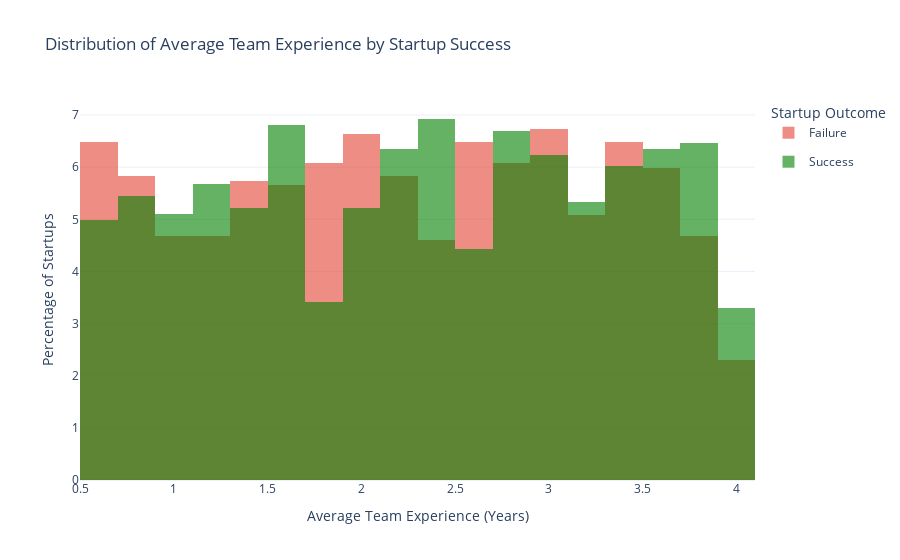

Notebook code for this chart:
### Markdown cell above
>**Summary:**  
Successful startups generally received higher funding and demonstrated higher innovation scores than failed ones.  
This suggests both funding availability and innovative capability play significant roles in determining startup outcomes.

### Code cell
fig1 = go.Figure()

fig1.add_trace(go.Histogram(
    x=df[df['success_label'] == 0]['avg_team_experience'], 
    histnorm='percent',
    name='Failure',
    opacity=0.6, 
    nbinsx=20,  
    marker_color='#e34234', 
    legendgroup='Failure'
))

fig1.add_trace(go.Histogram(
    x=df[df['success_label'] == 1]['avg_team_experience'], 
    histnorm='percent',
    name='Success',
    opacity=0.6,  
    nbinsx=20,  
    marker_color='green',  
    legendgroup='Success'
))

fig1.update_layout(
    title="Distribution of Average Team Experience by Startup Success",
    xaxis_title="Average Team Experience (Years)",
    yaxis_title="Percentage of Startups",
    barmode='overlay',
    legend_title="Startup Outcome",
    template="plotly_white"
)
fig1.update_traces(hovertemplate='%{y:.2f}% of startups<br>Experience: %{x}')

fig1.show()

### Figure 1 — Plotly figure (JSON) as saved in the notebook; plotly's stock layout.template omitted (floating-point values rounded to 4 significant figures; data arrays with more than 128 entries replaced by an {"elided": "..."} marker saying what was removed)
{"data": [{"histnorm": "percent", "hovertemplate": "%{y:.2f}% of startups<br>Experience: %{x}", "legendgroup": "Failure", "marker": {"color": "#e34234"}, "name": "Failure", "nbinsx": 20, "opacity": 0.6, "type": "histogram", "x": {"elided": "1219 float values"}}, {"histnorm": "percent", "hovertemplate": "%{y:.2f}% of startups<br>Experience: %{x}", "legendgroup": "Success", "marker": {"color": "green"}, "name": "Success", "nbinsx": 20, "opacity": 0.6, "type": "histogram", "x": {"elided": "881 float values"}}], "layout": {"barmode": "overlay", "legend": {"title": {"text": "Startup Outcome"}}, "title": {"text": "Distribution of Average Team Experience by Startup Success"}, "xaxis": {"title": {"text": "Average Team Experience (Years)"}}, "yaxis": {"title": {"text": "Percentage of Startups"}}}}
